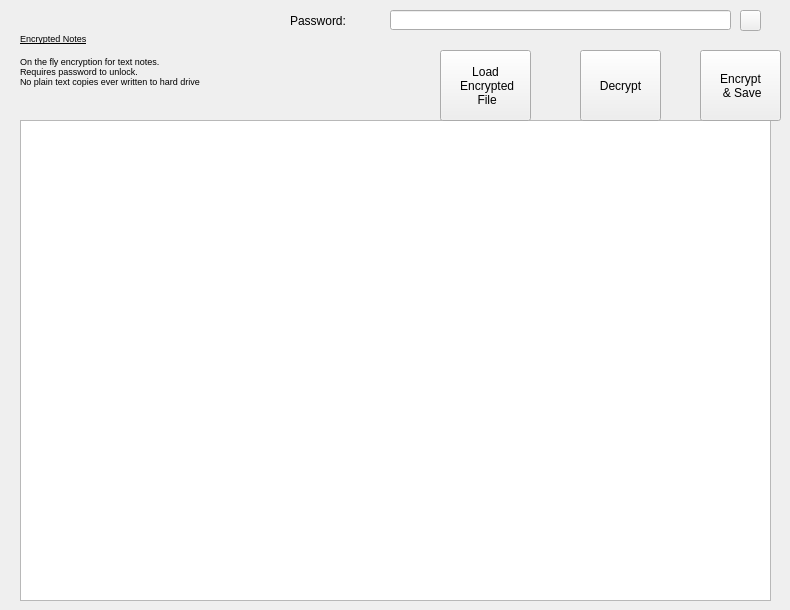
    <widget class="QWidget" name="tab_8">
     <attribute name="title">
      <string>Encrypted Notes</string>
     </attribute>
     <widget class="QLabel" name="label_33">
      <property name="geometry">
       <rect>
        <x>20</x>
        <y>10</y>
        <width>291</width>
        <height>101</height>
       </rect>
      </property>
      <property name="text">
       <string>&lt;html&gt;&lt;head/&gt;&lt;body&gt;&lt;p&gt;&lt;span style=&quot; font-size:7pt; text-decoration: underline;&quot;&gt;Encrypted Notes&lt;/span&gt;&lt;/p&gt;&lt;p&gt;&lt;span style=&quot; font-size:7pt;&quot;&gt;On the fly encryption for text notes.&lt;br/&gt;Requires password to unlock.&lt;br/&gt;No plain text copies ever written to hard drive&lt;/span&gt;&lt;/p&gt;&lt;/body&gt;&lt;/html&gt;</string>
      </property>
     </widget>
     <widget class="QTextEdit" name="textEdit_9">
      <property name="geometry">
       <rect>
        <x>20</x>
        <y>120</y>
        <width>751</width>
        <height>481</height>
       </rect>
      </property>
     </widget>
     <widget class="QLabel" name="label_34">
      <property name="geometry">
       <rect>
        <x>290</x>
        <y>10</y>
        <width>91</width>
        <height>21</height>
       </rect>
      </property>
      <property name="text">
       <string>Password: </string>
      </property>
     </widget>
     <widget class="QLineEdit" name="lineEdit">
      <property name="geometry">
       <rect>
        <x>390</x>
        <y>10</y>
        <width>341</width>
        <height>20</height>
       </rect>
      </property>
      <property name="echoMode">
       <enum>QLineEdit::Password</enum>
      </property>
     </widget>
     <widget class="QPushButton" name="pushButton_10">
      <property name="geometry">
       <rect>
        <x>440</x>
        <y>50</y>
        <width>91</width>
        <height>71</height>
       </rect>
      </property>
      <property name="text">
       <string>Load 
 Encrypted 
 File</string>
      </property>
     </widget>
     <widget class="QPushButton" name="pushButton_13">
      <property name="geometry">
       <rect>
        <x>580</x>
        <y>50</y>
        <width>81</width>
        <height>71</height>
       </rect>
      </property>
      <property name="text">
       <string>Decrypt</string>
      </property>
     </widget>
     <widget class="QPushButton" name="pushButton_14">
      <property name="geometry">
       <rect>
        <x>700</x>
        <y>50</y>
        <width>81</width>
        <height>71</height>
       </rect>
      </property>
      <property name="text">
       <string>Encrypt 
 &amp;&amp; Save</string>
      </property>
     </widget>
     <widget class="QPushButton" name="pushButton_15">
      <property name="geometry">
       <rect>
        <x>740</x>
        <y>10</y>
        <width>21</width>
        <height>21</height>
       </rect>
      </property>
      <property name="autoFillBackground">
       <bool>true</bool>
      </property>
      <property name="styleSheet">
       <string notr="true"/>
      </property>
      <property name="text">
       <string/>
      </property>
      <property name="icon">
       <iconset resource="resources.qrc">
        <normaloff>:/images/eye.png</normaloff>
        <normalon>:/images/eye.png</normalon>:/images/eye.png</iconset>
      </property>
     </widget>
    </widget>
